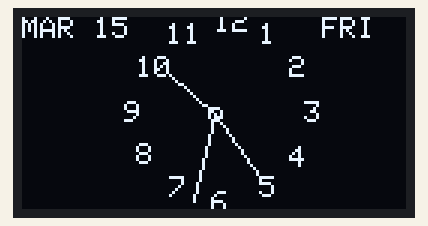
The sketch below on a simulated ESP32. On the bench: 128×64 one-colour display. WiFi joins after 1.5 s; servers stay silent unless stated; the local clock reads 2024-03-15 10:24:30 at power-on unless the sketch sets it; what the sketch prints to the serial monitor is not drawn.

Above: at 2.6 s.
At 7.2 s:
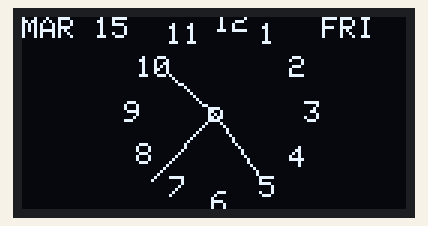
At 11.2 s:
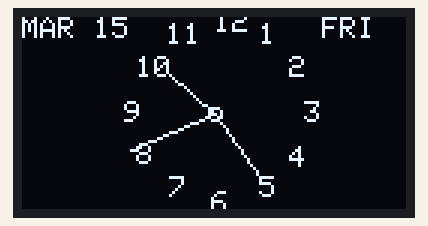
At 20.1 s:
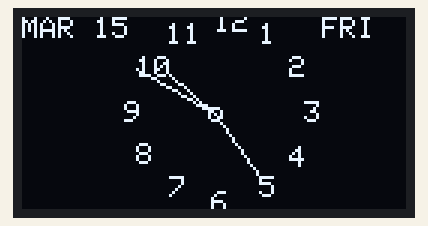
At 29.2 s:
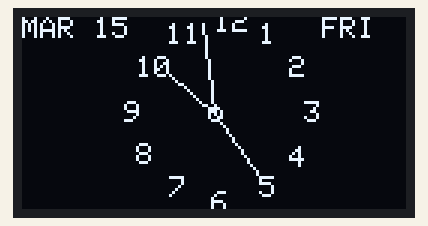
At 38.1 s:
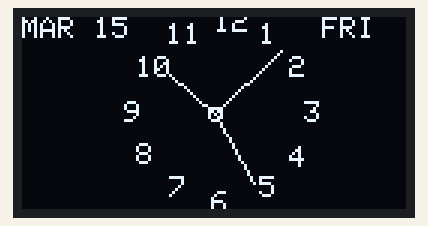

Measured:
- what the display in image 0 shows lasts 0.5 s, from 2.6 s to 3.1 s
- what the display in image 1 shows lasts 1.0 s, from 7.1 s to 8.1 s

The sketch:

Analog_Clock.ino
```cpp
#include <Wire.h>
#include <Adafruit_GFX.h>
#include <Adafruit_SSD1306.h>
#include <WiFi.h>
#include <time.h>

#define SCREEN_WIDTH 128
#define SCREEN_HEIGHT 64

#define OLED_RESET -1 // Reset pin # (or -1 if sharing Arduino reset pin)

Adafruit_SSD1306 display(SCREEN_WIDTH, SCREEN_HEIGHT, &Wire, OLED_RESET);

const char* ssid = "Hotspot";
const char* password = "87654321";
int timezone = 5.5 * 3600;
int dst = 0;

void setup() {
  Serial.begin(115200);

  WiFi.begin(ssid, password);
  Serial.println("Connecting");
  while (WiFi.status() != WL_CONNECTED) {
    delay(500);
    Serial.print(".");
  }
  Serial.println("");
  Serial.print("Connected to WiFi network with IP Address: ");
  Serial.println(WiFi.localIP());

  if (!display.begin(SSD1306_SWITCHCAPVCC, 0x3C)) { // Address 0x3C for 128x64
    Serial.println(F("SSD1306 allocation failed"));
    for (;;);
  }

  display.clearDisplay();
  display.display();
  delay(1000);

  configTime(timezone, dst, "pool.ntp.org", "time.nist.gov");
  while (!time(nullptr)) {
    Serial.print("*");
    delay(1000);
  }
  Serial.println("\nTime response....OK");
}

void loop() {
  time_t now = time(nullptr);
  struct tm* p_tm = localtime(&now);
  Serial.println(p_tm);
  int r = 30;

  // Now draw the clock face
  display.drawCircle(display.width() / 2, display.height() / 2, 2, WHITE);

  // Hour ticks
  display.setTextSize(1);
  display.setTextColor(SSD1306_WHITE);
  display.setCursor(64, -2);
  display.print("12");
  display.setCursor(79, 2);
  display.print("1");
  display.setCursor(89, 13);
  display.print("2");
  display.setCursor(94, 28);
  display.print("3");
  display.setCursor(89, 43);
  display.print("4");
  display.setCursor(79, 53);
  display.print("5");
  display.setCursor(63, 58);
  display.print("6");
  display.setCursor(49, 53);
  display.print("7");
  display.setCursor(38, 42);
  display.print("8");
  display.setCursor(34, 28);
  display.print("9");
  display.setCursor(38, 13);
  display.print("10");
  display.setCursor(48, 2);
  display.print("11");

  // Display second hand
  float angle = p_tm->tm_sec * 6;
  angle = (angle / 57.29577951); // Convert degrees to radians
  int x3 = (64 + (sin(angle) * (r)));
  int y3 = (32 - (cos(angle) * (r)));
  display.drawLine(64, 32, x3, y3, WHITE);

  // Display minute hand
  angle = p_tm->tm_min * 6;
  angle = (angle / 57.29577951); // Convert degrees to radians
  x3 = (64 + (sin(angle) * (r - 3)));
  y3 = (32 - (cos(angle) * (r - 3)));
  display.drawLine(64, 32, x3, y3, WHITE);

  // Display hour hand
  angle = p_tm->tm_hour * 30 + int((p_tm->tm_min / 12) * 6);
  angle = (angle / 57.29577951); // Convert degrees to radians
  x3 = (64 + (sin(angle) * (r - 11)));
  y3 = (32 - (cos(angle) * (r - 11)));
  display.drawLine(64, 32, x3, y3, WHITE);

  display.setCursor(0, 0);
  String monthname[12] = {"JAN", "FEB", "MAR", "APR", "MAY", "JUN", "JUL", "AUG", "SEP", "OCT", "NOV", "DEC"};
  display.print(monthname[p_tm->tm_mon]);
  display.print(" ");
  display.print(p_tm->tm_mday);

  display.setCursor(100, 0);
  String dayname[7] = {"MON", "TUE", "WED", "THUR", "FRI", "SAT", "SUN"};
  display.print(dayname[p_tm->tm_wday - 1]);

  // Update display with all data
  display.display();
  delay(100);
  display.clearDisplay();
}
```
